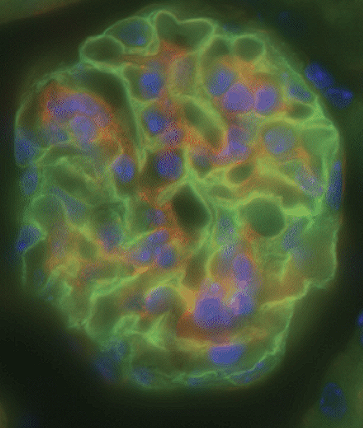
#> input picture confocal microscopy image.png, 363 x 428 px
$ jupyter execute reconstruccion_celula_20000pasos.ipynb
#> lines starting #> are read from the running program, lines starting #| are printed output that depends on the picture
# Reconstrucción celular con SUPPOSe y Langevin Monte Carlo
Aplicando 20.000 pasos y 150 fuentes virtuales.

[cell 1]
import numpy as np
import matplotlib.pyplot as plt
from PIL import Image
from scipy.ndimage import gaussian_filter
from scipy.fft import fft2, ifft2
from skimage.transform import resize
from skimage.morphology import skeletonize
from skimage.measure import label, regionprops

# Parámetros
image_size = 64
padded_size = 128
offset = (padded_size - image_size) // 2
psf_sigma = 1.5
steps_field = 20000
T0_field = 1.0
tau_field = steps_field / 5.0
lambda_smooth = 0.2
mu_entropy = 0.01
epsilon_rho = 0.1
nm_per_pixel = 33.3
um_per_pixel = nm_per_pixel / 1000
np.random.seed(42)

# Funciones auxiliares
def generate_psf_kernel(sigma):
    size = int(6 * sigma)
    ax = np.arange(-size // 2 + 1., size // 2 + 1.)
    xx, yy = np.meshgrid(ax, ax)
    kernel = np.exp(-(xx**2 + yy**2) / (2. * sigma**2))
    return kernel / np.sum(kernel)

def pad_kernel_to_image(kernel, shape):
    padded = np.zeros(shape, dtype=np.float32)
    k_shape = kernel.shape
    insert_slice = tuple(slice((s - ks) // 2, (s - ks) // 2 + ks) for s, ks in zip(shape, k_shape))
    padded[insert_slice] = kernel
    return padded

# Cargar imagen de célula
img_path = "confocal microscopy image.png"
image = Image.open(img_path).convert("L")
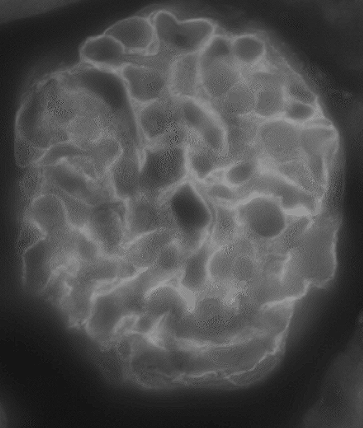
#> image: PIL image 363x428 L; min 14, max 172, mean 78.9
image_np = np.array(image, dtype=np.float32)
image_np /= image_np.max()
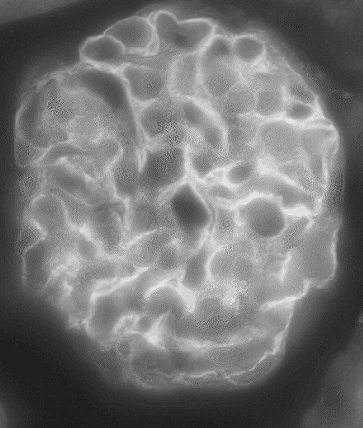
#> image_np: shape (428, 363) float32; min 0.0814, max 1, mean 0.459
true_image = resize(image_np, (image_size, image_size), mode='reflect', anti_aliasing=True)
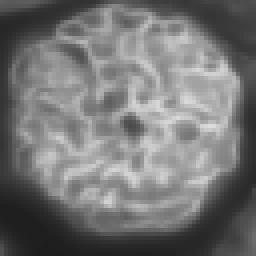
#> true_image: shape (64, 64) float32 (shown 4 times larger); min 0.116, max 0.869, mean 0.459

# Preparar padding
image_padded = np.zeros((padded_size, padded_size), dtype=np.float32)
image_padded[offset:offset + image_size, offset:offset + image_size] = true_image
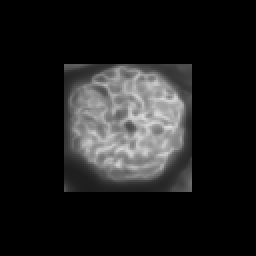
#> image_padded: shape (128, 128) float32 (shown 2 times larger); min 0, max 0.869, mean 0.115

# PSF y FFT
psf_kernel = generate_psf_kernel(psf_sigma)
kernel_padded = pad_kernel_to_image(psf_kernel, (padded_size, padded_size))
kernel_fft_padded = fft2(kernel_padded)

# Inicializar campo
rho_padded = np.abs(np.random.rand(padded_size, padded_size)) * 0.1

# Evolución Langevin
for step in range(steps_field):
    T_t = T0_field * np.exp(-step / tau_field)
    recon = np.real(ifft2(fft2(rho_padded) * kernel_fft_padded))
    residual = recon - image_padded
    d_chi2 = 2 * np.real(ifft2(fft2(residual) * kernel_fft_padded))
    laplacian = -4 * rho_padded + np.roll(rho_padded, 1, axis=0) + np.roll(rho_padded, -1, axis=0) +                 np.roll(rho_padded, 1, axis=1) + np.roll(rho_padded, -1, axis=1)
    d_smooth = -2 * lambda_smooth * laplacian
    d_entropy = mu_entropy * (1 + np.log(rho_padded + 1e-8))
    delta_S = d_chi2 + d_smooth + d_entropy
    noise = np.random.normal(0, 1, rho_padded.shape)
    rho_padded -= epsilon_rho * delta_S + np.sqrt(2 * epsilon_rho * T_t) * noise
    rho_padded = np.clip(rho_padded, 0, None)

# Campo continuo y reconstrucción
final_rho = rho_padded[offset:offset + image_size, offset:offset + image_size]
final_recon = np.real(ifft2(fft2(rho_padded) * kernel_fft_padded))[offset:offset + image_size, offset:offset + image_size]

# Producto campo × imagen reconstruida
product_rho_recon = final_rho * final_recon

# Suavizado + umbral
smoothed = gaussian_filter(product_rho_recon, sigma=0.8)
threshold_mask = smoothed > (0.2 * smoothed.max())

# Esqueletización
skeleton = skeletonize(threshold_mask)
labeled_skeleton = label(skeleton, connectivity=2)
regions = regionprops(labeled_skeleton)
lengths_um = [r.area * um_per_pixel for r in regions]

# Mostrar reconstrucción final
plt.figure(figsize=(6, 6))
plt.imshow(final_recon, cmap='hot')
plt.title("Imagen reconstruida (sin multiplicar)")
plt.axis('off')
plt.tight_layout()
plt.show()
